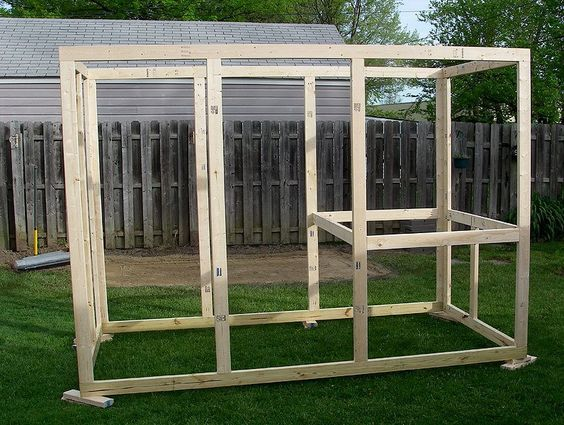
#> input picture Seção 5/images/100CANON.jpg, 564 x 425 px; its folder holds only this picture in this run
$ python resize.py
#> lines starting #> are read from the running program, lines starting #| are printed output that depends on the picture
import os
from PIL import Image


def main(main_images_folder, new_width=800):
#> called with new_width = 1920
    if not os.path.isdir(main_images_folder):
        raise NotADirectoryError(f'{main_images_folder} não existe.')

    for root, dirs, files in os.walk(main_images_folder):
        for file in files:
            file_full_path = os.path.join(root, file)
            file_name, extension = os.path.splitext(file)

            converted_tag = '_CONVERTED'

            new_file = file_name + converted_tag + extension
            new_file_full_path = os.path.join(root, new_file)

            if os.path.isfile(new_file_full_path):
                print(f'Arquivo {new_file_full_path} já existe.')
                continue

            if converted_tag in file_full_path:
                print('Imagem já convertida.')
                continue

            img_pillow = Image.open(file_full_path)
#> img_pillow is the input picture: PIL image 564x425 RGB; mean R, G, B 94.9, 101.9, 80.9

            width, height = img_pillow.size
#> width = 564; height = 425
            new_height = round((new_width * height) / width)
#> new_height = 1447

            new_image = img_pillow.resize(
                (new_width, new_height),
                Image.LANCZOS
            )
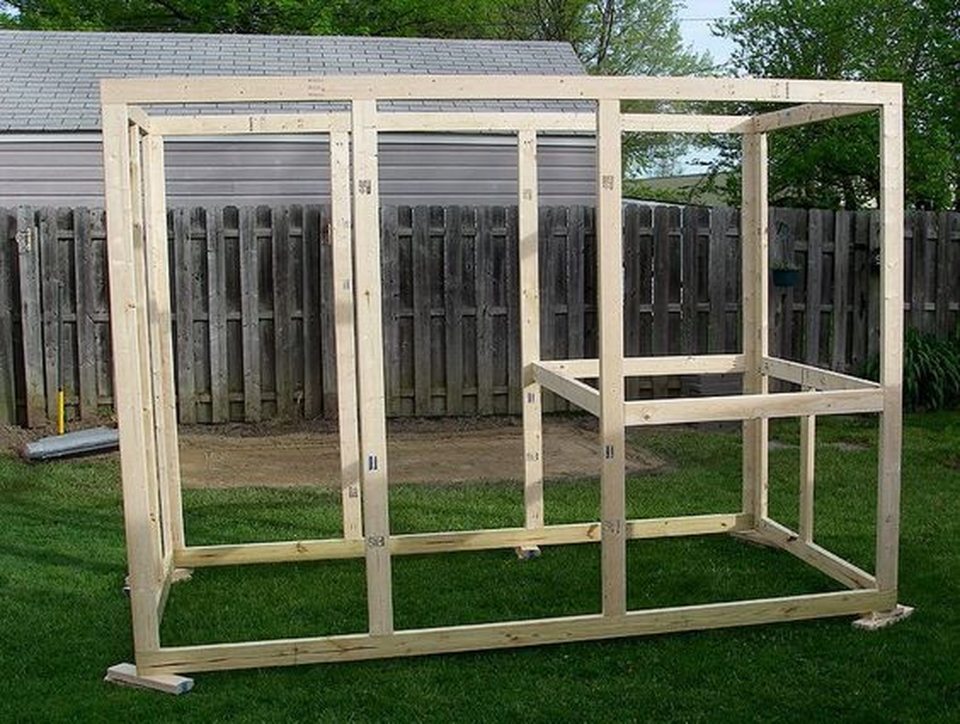
#> new_image: PIL image 1920x1447 RGB (shown at 1/2 size); mean R, G, B 94.9, 101.9, 80.9

            new_image.save(
                new_file_full_path,
                optimize=True,
                quality=70,
            )

            print(f'{file_full_path} convertido com sucesso!')
            new_image.close()
            img_pillow.close()


if __name__ == '__main__':
    main_images_folder = '/home/elizabeths/Documentos/Cursos Itflex/Curso_Python/Seção 5/images'
    main(main_images_folder, new_width=1920)
